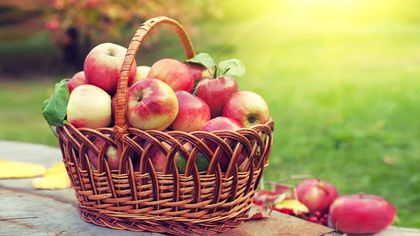
%> input picture MATLAB/Manzana.jpg, 420 x 236 px, shrunk from 1152 x 648 before the run
$ octave filtroDomRegion.m   (GNU Octave 9; MATLAB toolbox functions it lacks are replaced by stand-ins)
%> lines starting %> are read from the running program, lines starting %| are printed output that depends on the picture; in (x1, y1, x2, y2) boxes, pixels count from 0 and x2, y2 are one past the last pixel; in counts of white or black regions, pixels touching at a corner belong together; the program's own positions count from 1
clc, clear, close all

%Leer imagen
img = imread("Manzana.jpg");
%> img is the input picture: size 236x420x3 uint8; mean R, G, B 169.1, 145.6, 97.4
subplot(2,2,1);
imshow(img)
title("Imagen Original")

%Transformar a escala de grises
imgGray = rgb2gray(img);
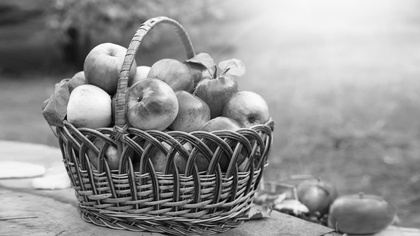
%> imgGray: size 236x420 uint8; min 2, max 253, mean 147.1

%Dar ruido a la imagen
imgNoise = imnoise(imgGray, 'salt & pepper', 0.5);
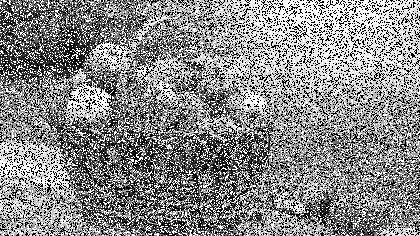
%> imgNoise: size 236x420 uint8; min 0, max 255, mean 137
subplot(2,2,2);
imshow(imgNoise)
title("Imagen con Ruido")

% Aplicar la transformada de Fourier
imgFFT = fftshift(fft2(imgNoise));


% Calcular las dimensiones de la imagen y el centro del espectro
[m, n] = size(imgNoise);
%> m = 236; n = 420
center = [ceil(m/2), ceil(n/2)];
%> center = [118 210]

% Definir el radio del filtro de paso bajo
radius = 90;

% Crear el filtro de paso bajo en el dominio de la frecuencia
lowPassFilter = zeros(m, n);
for i = 1:m
    for j = 1:n
        distance = sqrt((i - center(1))^2 + (j - center(2))^2);
        if distance <= radius
            lowPassFilter(i, j) = 1;
        end
    end
end
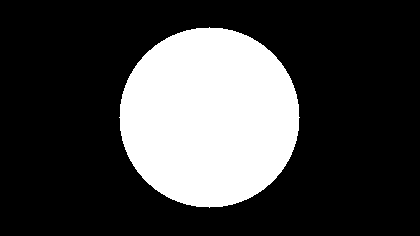
%> lowPassFilter: size 236x420 double; values 0 (black) and 1 (white), 25.7% white; 1 white region, box (x1, y1, x2, y2) and area: (119, 27, 300, 208) 25445

% Aplicar el filtro de paso bajo en el dominio de la frecuencia
filteredFFT = imgFFT .* lowPassFilter;
subplot(2,2,3);
imshow(filteredFFT)
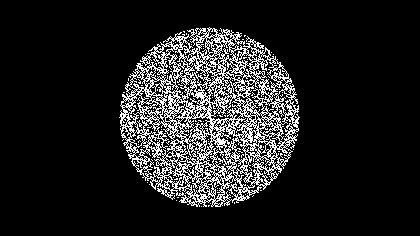
%> displayed picture: size 236x420, on the screen's scale of 0 to 255; 12.8% white in thin lines or dots, all inside (x1, y1, x2, y2) = (119, 27, 300, 207)
title("Filtro")

% Aplicar la transformada inversa de Fourier
filteredImg = real(ifft2(ifftshift(filteredFFT)));
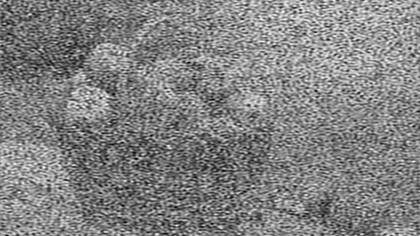
%> filteredImg: size 236x420 double; min -61.76, max 325.2, mean 137; drawn with min black and max white

% Mostrar la imagen original y la imagen filtrada
subplot(2,2,4);
imshow(filteredImg,[])
title("Filtro Fourier")
